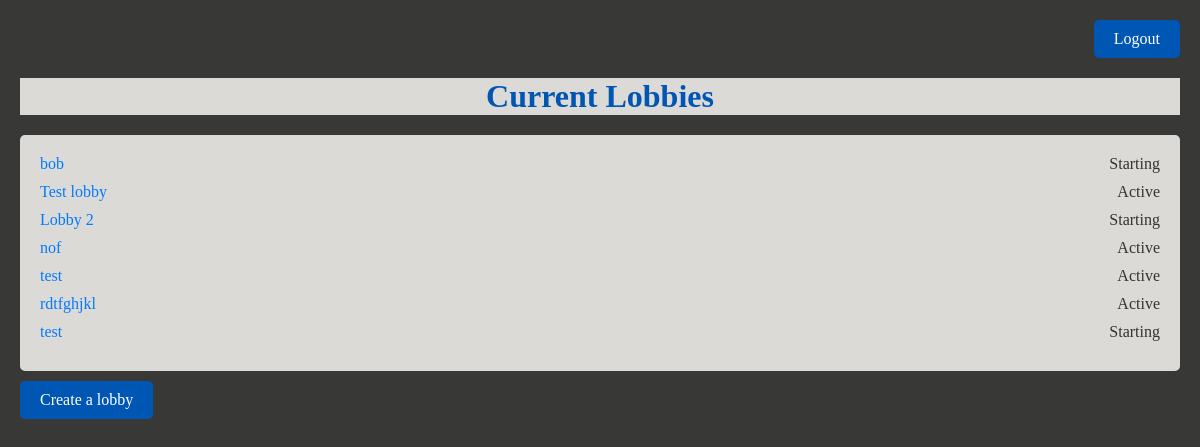
Page /lobby/ (signed in) on the earlier database version.
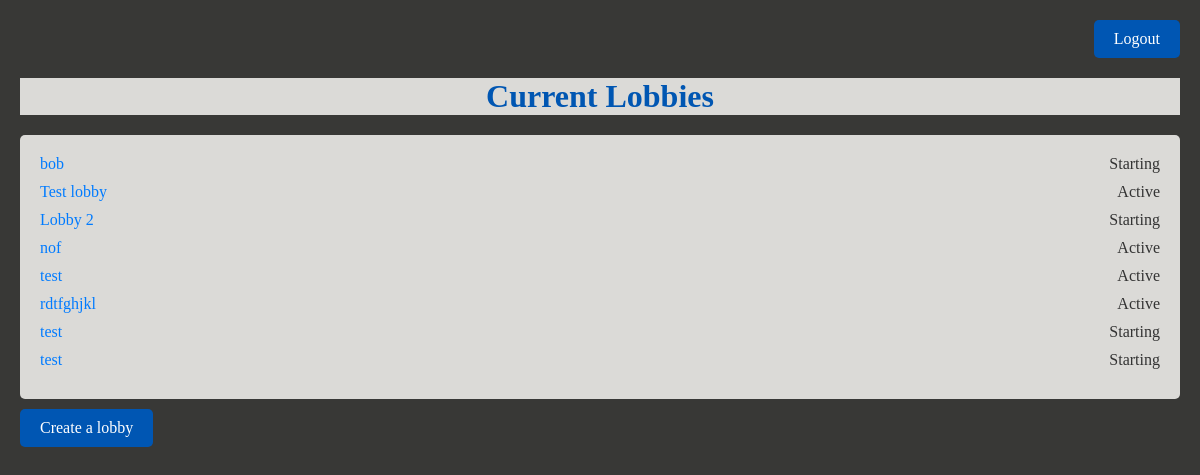
Same page on the later database version.
### lobby/models.py (models this page shows)
class Lobby(models.Model):
    lobbyId = models.AutoField(primary_key=True)
    lobby_name = models.CharField(max_length=255)
    game_admin = models.ForeignKey(User, on_delete=models.CASCADE, null=True)
    game_status = models.IntegerField(choices=GAME_STATUS)
    game_cycle = models.IntegerField(choices=GAME_CYCLE, default=0)
    max_players = models.IntegerField()

### lobby/views.py (the view)
# urls.py: path('lobby/', MainLobbyView.as_view(), name='mainlobby'),
class MainLobbyView(View):
    def get(self, request):
        lobbies = Lobby.objects.all()
        you = Participant.objects.get(userId=request.user.id)
        you.voted = False
        you.role = 0
        you.vote_count = 0
        you.save()
        print(you.vote_count)
        print(you.voted)
        print(you.role)
        return render(request, 'lobby/main.html', {'lobbies': lobbies})

### templates/lobby/main.html (shortened to what this page needs)
<!DOCTYPE html>
<html lang="en">
<head>
</head>
<body>
{% if user.is_authenticated %}
    <form action="{% url 'logout' %}" method="post">
        <div class="container">
            <button class="button-logout" type="submit">Logout</button>
        </div>
    </form>
{% endif %}
<h1>Current Lobbies</h1>
<ol>
    {% for l in lobbies %}
        <li>
            <a href="/lobby/{{ l.lobbyId }}/">{{ l.lobby_name }}</a>
            <span class="status"> {{ l.get_game_status_display }}</span>
        </li>
    {% endfor %}
</ol>
<a class="fonts" href="/lobby/CreateLobby/">Create a lobby</a>
</body>
</html>

Differences in the rows shown:
added Lobby: lobby_name "test", game_status "Starting"
